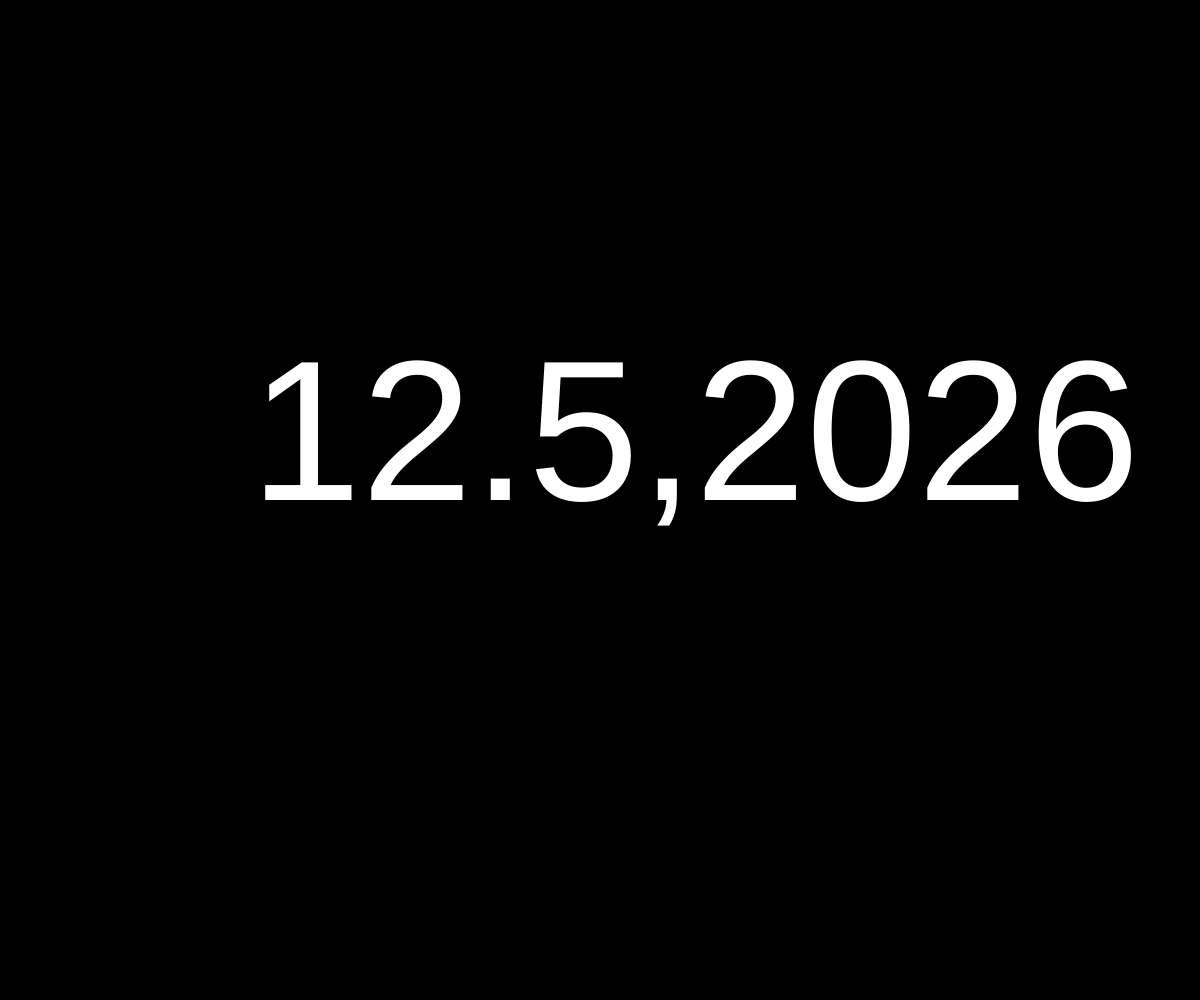
Frame 1 (no input)
Frame 60 (no input): identical to frame 1, image omitted
Frame 120 (the mouse pressed at the canvas centre since frame 60): identical to frame 1, image omitted

The p5.js sketch that drew this single still picture (run headless with seeded random() and noise() and a simulated clock; from frame 60 on, the mouse is pressed at the canvas centre):

// p5.js sketch
// ── sketch.js
function setup() {
  createCanvas(windowWidth, windowHeight);
}

function draw() {
  background(0);
  fill(255);
  textSize(200);

  m = month();
  d = day();
  y = year();
  
  text(m + '.' + d + ',' + y, 250, windowHeight/2);
}
